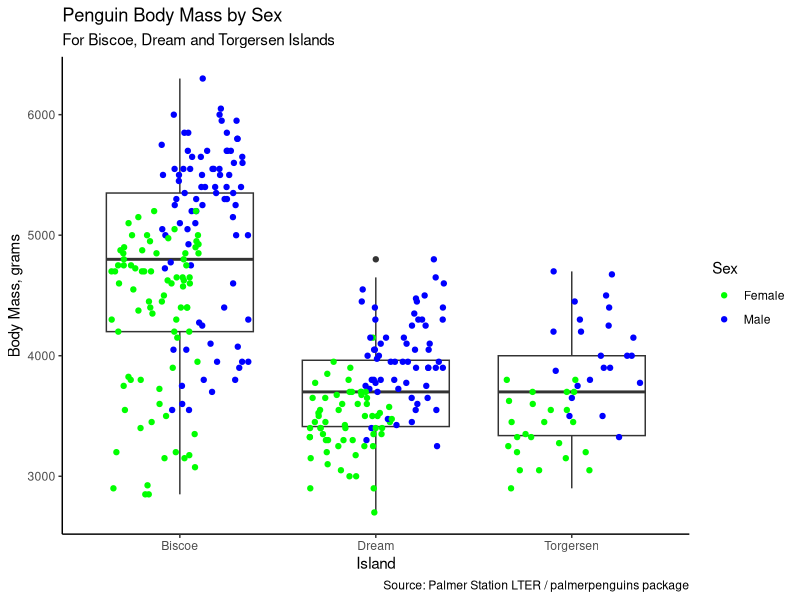

R code for this plot:
##### Libraries #####
library(palmerpenguins)
library(tidyverse)
library(here)

##### Load Data #####
glimpse(penguins)

##### Clean Up Data#####
penguins_clean<-drop_na(penguins)

##### Plotting #####
ggplot(data=penguins_clean,
       mapping = aes(x = island,
                     y = body_mass_g)
                     )+
  #geom_violin()+
  
  geom_boxplot()+
  
  geom_jitter(data=penguins_clean,
              aes(x=island,
                  y=body_mass_g,
                  color=sex),
              position=position_jitterdodge(dodge = 0.5, jitter.width=0.9)
  )+
  
  labs(title = "Penguin Body Mass by Sex",
       subtitle = "For Biscoe, Dream and Torgersen Islands",
       caption = "Source: Palmer Station LTER / palmerpenguins package",
       x = "Island",
       y = "Body Mass, grams",
       color = "Sex"
  )+
  scale_color_manual(labels = c("Female","Male"),
                     values = c("green","blue")
                     )+
  theme_classic()


  
         